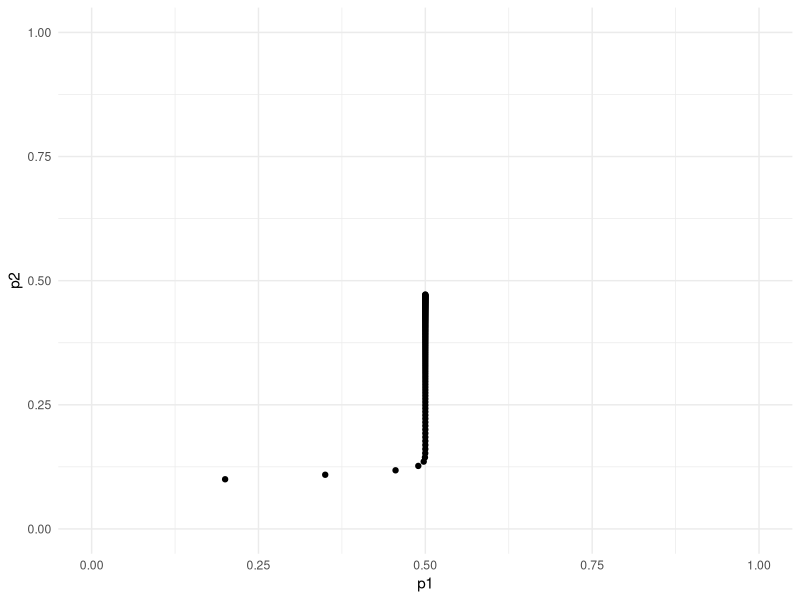

Generate this figure with R:

library(ggplot2)


## Function for phenotypic mean and allele frequency change

pheno_mean <- function(p, gamma) {
  sum(gamma * (2 * p - 1))
}

allele_frequency_change <- function(s, gamma, p, z_prime, mu) {
  -s * gamma * p * (1 - p) * (pheno_mean(p, gamma) - z_prime) -
    - s * gamma^2 * 0.5 * p * (1 - p) * (1 - p - p) +
    mu * (1 - p - p)
}


## Run the model from starting allele frequencies

run_steps <- function(s, gamma, p0, z_prime, mu, n_gen) {
  l <- length(p0)

  ## Allele frequency vector for each locus
  p <- vector(mode = "list",
              length = l)

  for (i in seq_along(p)) {
    p[[i]] <- numeric(n_gen)
    p[[i]][1] <- p0[i]
  }
  
  
  for (gen in 2:n_gen) {
    for (loc in 1:l) {
      delta_p <- allele_frequency_change(s, gamma[loc], p[[loc]][gen - 1], z_prime, mu)
      p[[loc]][gen] <- p[[loc]][gen - 1] + delta_p
    }
  }
  p
}  


## Simulate approaching the optimum

s <- 1
gamma <- c(1, 0.1)
z_prime <- 0 ## We start at optimum = 0
mu <- 0.01
n_gen <- 100

p0 <- c(0.2, 0.1)
  
p <- run_steps(s, gamma, p0, z_prime, mu, n_gen)
p_df <- data.frame(p)
colnames(p_df) <- c("p1", "p2")

plot_approach <- qplot(x = p1, y = p2, data = p_df) +
  xlim(0, 1) +
  ylim(0, 1) +
  theme_minimal()

